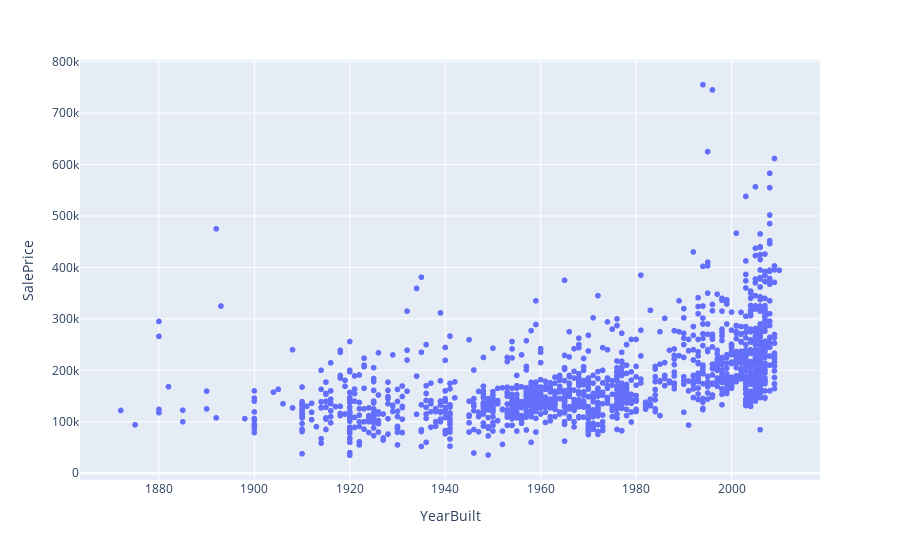

Notebook code cell kept with this figure:
### Code cell
px.scatter(df, x='YearBuilt', y='SalePrice')

### Figure 1 — Plotly figure (JSON) as saved in the notebook; plotly's stock layout.template omitted (floating-point values rounded to 4 significant figures; data arrays with more than 128 entries replaced by an {"elided": "..."} marker saying what was removed)
{"data": [{"hovertemplate": "YearBuilt=%{x}<br>SalePrice=%{y}<extra></extra>", "legendgroup": "", "marker": {"color": "#636efa", "symbol": "circle"}, "mode": "markers", "name": "", "showlegend": false, "type": "scattergl", "x": {"elided": "1460 int values"}, "xaxis": "x", "y": {"elided": "1460 int values"}, "yaxis": "y"}], "layout": {"legend": {"tracegroupgap": 0}, "margin": {"t": 60}, "xaxis": {"anchor": "y", "domain": [0, 1], "title": {"text": "YearBuilt"}}, "yaxis": {"anchor": "x", "domain": [0, 1], "title": {"text": "SalePrice"}}}}
